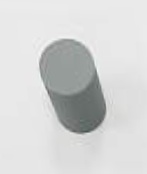
#> input picture dataset/circle/circle_0002.jpg, 147 x 174 px; its folder holds 3 pictures in this run
$ python augment.py
#> lines starting #> are read from the running program, lines starting #| are printed output that depends on the picture
"""
augment.py — Augment dataset images and split into train / test sets.

Usage:
    python augment.py

Reads images from:
    dataset/circle/
    dataset/square/

Outputs:
    augmented_dataset/
        circle/
            training/
            testing/
        square/
            training/
            testing/

Each original image produces several augmented variants.
75 % go to training, 25 % go to testing (split on originals before augmentation
so the same real photo never appears in both sets).
"""

import os
import random
import cv2
import numpy as np

# ---------------------------------------------------------------------------
# Configuration
# ---------------------------------------------------------------------------
DATASET_DIR   = "dataset"
OUTPUT_DIR    = "augmented_dataset"
CLASSES       = ["circle", "square"]
TRAIN_SPLIT   = 0.75            # fraction of originals going to training
AUGMENTS_PER_IMAGE = 5          # how many augmented copies to make per original
IMG_SIZE      = 128             # resize before augmenting
SEED          = 42
# ---------------------------------------------------------------------------


def ensure_dirs():
    for cls in CLASSES:
        for split in ("training", "testing"):
            os.makedirs(os.path.join(OUTPUT_DIR, cls, split), exist_ok=True)


def random_flip(img):
    """Randomly flip horizontally, vertically, or both."""
    mode = random.choice([-1, 0, 1])
    return cv2.flip(img, mode)


def random_rotate(img):
    """Rotate by a random angle in [-30, 30] degrees."""
    h, w = img.shape[:2]
    angle = random.uniform(-30, 30)
    M = cv2.getRotationMatrix2D((w / 2, h / 2), angle, 1.0)
    return cv2.warpAffine(img, M, (w, h), borderMode=cv2.BORDER_REFLECT)


def random_zoom(img):
    """Zoom in by a random factor in [1.0, 1.3] then crop back to original size."""
    h, w = img.shape[:2]
    factor = random.uniform(1.0, 1.3)
    new_h, new_w = int(h * factor), int(w * factor)
    resized = cv2.resize(img, (new_w, new_h))
    # Centre-crop back to original size
    y0 = (new_h - h) // 2
    x0 = (new_w - w) // 2
    return resized[y0:y0 + h, x0:x0 + w]


def random_brightness(img):
    """Shift brightness by a random amount in [-50, 50]."""
    delta = random.randint(-50, 50)
    out = img.astype(np.int16) + delta
    return np.clip(out, 0, 255).astype(np.uint8)


def random_contrast(img):
    """Scale contrast by a random factor in [0.7, 1.3]."""
    factor = random.uniform(0.7, 1.3)
    mean = img.mean()
    out = mean + factor * (img.astype(np.float32) - mean)
    return np.clip(out, 0, 255).astype(np.uint8)


def augment(img):
    """Apply all augmentations in a random order."""
    ops = [random_flip, random_rotate, random_zoom,
           random_brightness, random_contrast]
    random.shuffle(ops)
    for op in ops:
        img = op(img)
    return img


def process_class(cls):
    src_folder = os.path.join(DATASET_DIR, cls)
    files = sorted([f for f in os.listdir(src_folder) if f.endswith(".jpg")])

    if not files:
        print(f"  WARNING: no images found in {src_folder}")
        return

    random.shuffle(files)
    split_idx = int(len(files) * TRAIN_SPLIT)
    splits = {
        "training": files[:split_idx],
        "testing":  files[split_idx:],
    }

    for split_name, split_files in splits.items():
        out_folder = os.path.join(OUTPUT_DIR, cls, split_name)
        saved = 0
        for fname in split_files:
            img = cv2.imread(os.path.join(src_folder, fname))
#> img is the input picture: shape (174, 147, 3); mean B, G, R 212.2, 212.6, 211.7
            if img is None:
                continue
            img = cv2.resize(img, (IMG_SIZE, IMG_SIZE))
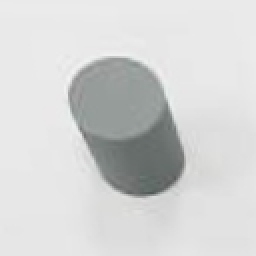
#> img: shape (128, 128, 3) (shown 2 times larger); mean B, G, R 212.2, 212.6, 211.6

            stem = os.path.splitext(fname)[0]

            # Save the original (resized)
            cv2.imwrite(os.path.join(out_folder, f"{stem}_orig.jpg"), img)
            saved += 1

            # Save augmented copies
            for i in range(AUGMENTS_PER_IMAGE):
                aug = augment(img.copy())
                cv2.imwrite(os.path.join(out_folder, f"{stem}_aug{i}.jpg"), aug)
                saved += 1
#> this loop made 5 passes
#> pass 1, in random_brightness, `out = img.astype(np.int16) + delta`:
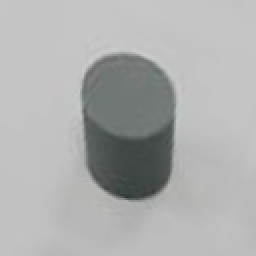
#> out: shape (128, 128, 3) int16 (shown 2 times larger); mean of channels 0, 1, 2 175, 175.4, 174.4; drawn as B, G, R
#> pass 1, in process_class, `aug = augment(img.copy())`:
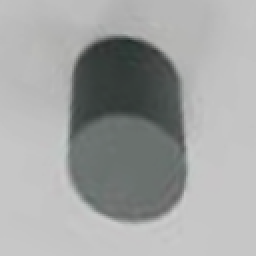
#> aug: shape (128, 128, 3) (shown 2 times larger); mean B, G, R 162.6, 163.3, 161.6
#> after the loop, saved = 6

        print(f"  [{cls}] {split_name:8s}: {len(split_files):4d} originals  "
              f"→  {saved} images saved")


def main():
    random.seed(SEED)
    np.random.seed(SEED)

    print("=== Dataset Augmentation ===")
    print(f"Source      : {DATASET_DIR}/")
    print(f"Output      : {OUTPUT_DIR}/")
    print(f"Train split : {int(TRAIN_SPLIT * 100)} %  |  "
          f"Test split : {int((1 - TRAIN_SPLIT) * 100)} %")
    print(f"Augments per image : {AUGMENTS_PER_IMAGE}  "
          f"({AUGMENTS_PER_IMAGE + 1} total copies each)\n")

    ensure_dirs()

    for cls in CLASSES:
        process_class(cls)

    print("\nDone. Output structure:")
    for cls in CLASSES:
        for split in ("training", "testing"):
            folder = os.path.join(OUTPUT_DIR, cls, split)
            count  = len([f for f in os.listdir(folder) if f.endswith(".jpg")])
            print(f"  {folder:<45} {count} images")


if __name__ == "__main__":
    main()
